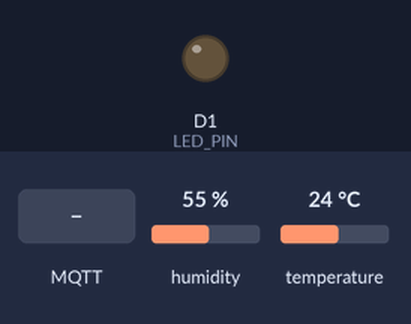
Bench run of a sketch on a simulated ESP8266 (NodeMCU). Shown: output pins drawn as LEDs (lit = HIGH). Inputs (shaded band) come from the test bench; at power-on: humidity 55 %, temperature 24 °C. WiFi joins after 1.5 s; servers stay silent unless stated; random numbers use the default seed unless the sketch sets one; no MQTT or app messages arrive unless stated; what the sketch prints to the serial monitor is not drawn.

Above: at 2.7 s.
2.8 s: MQTT message "led1_1" arrives on the first subscribed topic
At 3.7 s:
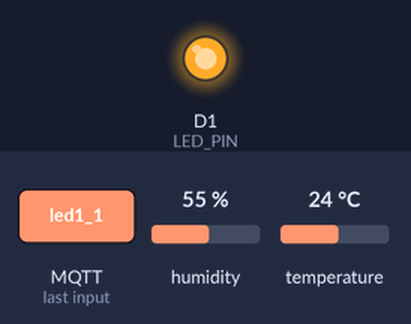
4.3 s: MQTT message "led1_0" arrives on the first subscribed topic
At 4.9 s:
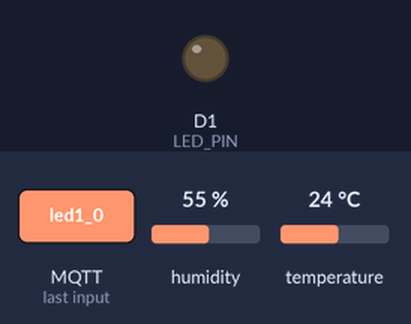
Timing chart, 0 to 7.3 s (numbered marks = the images above; inputs shaded):
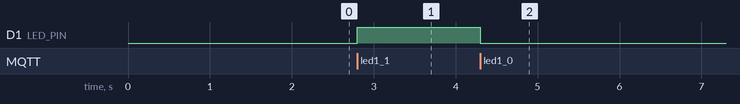

The sketch:

DHT11_send_MQTT.ino
```cpp
#include <ESP8266WiFi.h>
#include <PubSubClient.h>
#include <DHTesp.h>

// WiFi credentials
const char* ssid = "YOUR_SSID";
const char* password = "YOUR_PW";

// MQTT broker info
const char* mqtt_server = "broker.hivemq.com";
const int mqtt_port = 1883;
const char* topic_sub = "aim/LedControl";
const char* topic_temp = "aim/readDHT_Temp";
const char* topic_humid = "aim/readDHT_Humid";

// MQTT and DHT setup
WiFiClient espClient;
PubSubClient client(espClient);
DHTesp dht;

#define LED_PIN D1     // GPIO5
#define DHT_PIN D7     // GPIO13 — UPDATED HERE

unsigned long lastReadTime = 0;
const unsigned long interval = 2000;

void setup_wifi()
{ delay(10);
  Serial.println();
  Serial.print("Connecting to ");
  Serial.println(ssid);

  WiFi.begin(ssid, password);
  int attempt = 0;
  while(WiFi.status() != WL_CONNECTED)
  { delay(500);
    Serial.print(".");
    if(++attempt > 30)
    { Serial.println("WiFi connection failed");
      return;
    }
  }

  Serial.println("\nWiFi connected");
  Serial.print("IP address: ");
  Serial.println(WiFi.localIP());
}

void callback(char* topic, byte* payload, unsigned int length)
{ String msg = "";
  for(unsigned int i = 0; i < length; i++)
    msg += (char)payload[i];

  Serial.print("Received on ");
  Serial.print(topic);
  Serial.print(": ");
  Serial.println(msg);

  if(msg == "led1_1") digitalWrite(LED_PIN, HIGH);
  if(msg == "led1_0") digitalWrite(LED_PIN, LOW);
}

void reconnect()
{ while(!client.connected())
  { Serial.print("Connecting to MQTT...");
    String clientId = "ESP8266Client-" + String(random(0xffff), HEX);
    if(client.connect(clientId.c_str()))
    { Serial.println("connected");
      client.subscribe(topic_sub);
    }
    else
    { Serial.print("failed, rc=");
      Serial.print(client.state());
      Serial.println(" retrying in 5 seconds");
      delay(5000);
    }
  }
}

void setup()
{ pinMode(LED_PIN, OUTPUT);
  digitalWrite(LED_PIN, LOW);

  Serial.begin(9600);
  setup_wifi();

  client.setServer(mqtt_server, mqtt_port);
  client.setCallback(callback);

  dht.setup(DHT_PIN, DHTesp::DHT11);
}

void loop()
{ if(!client.connected())
    reconnect();
  client.loop();

  unsigned long now = millis();
  if(now - lastReadTime > interval)
  { lastReadTime = now;

    TempAndHumidity data = dht.getTempAndHumidity();
    if(!isnan(data.temperature) && !isnan(data.humidity))
    { char tempStr[8], humidStr[8];
      dtostrf(data.temperature, 1, 2, tempStr);
      dtostrf(data.humidity, 1, 2, humidStr);

      client.publish(topic_temp, tempStr);
      client.publish(topic_humid, humidStr);

      Serial.print("Temp: ");
      Serial.print(tempStr);
      Serial.print(" °C | Humid: ");
      Serial.print(humidStr);
      Serial.println(" %");
    }
    else
      Serial.println("Failed to read from DHT11");
  }
}
```

Measured:
- after the input at 2.8 s, D1 (LED_PIN): LOW → HIGH at once
- after the input at 4.3 s, D1 (LED_PIN): HIGH → LOW at once
